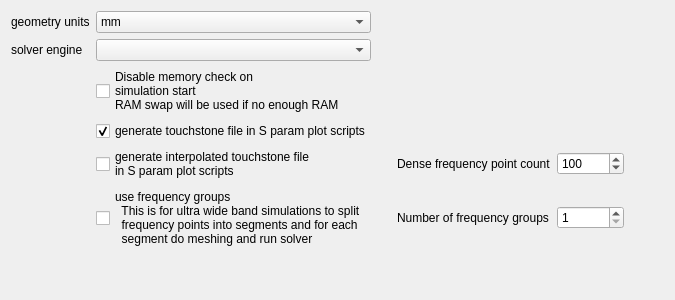
             <widget class="QWidget" name="simulationParamsTab_tabWidget_emergeTab">
              <attribute name="title">
               <string>EMerge</string>
              </attribute>
              <layout class="QGridLayout" name="gridLayout_8">
               <item row="2" column="1">
                <widget class="QCheckBox" name="simParamsDisableRAMCheck_emerge">
                 <property name="text">
                  <string>Disable memory check on
simulation start
RAM swap will be used if no enough RAM</string>
                 </property>
                </widget>
               </item>
               <item row="4" column="4">
                <widget class="QSpinBox" name="simParamsGenerateTouchstoneFileDenseNPoints_emerge">
                 <property name="minimum">
                  <number>1</number>
                 </property>
                 <property name="maximum">
                  <number>1000000000</number>
                 </property>
                 <property name="value">
                  <number>100</number>
                 </property>
                </widget>
               </item>
               <item row="1" column="0">
                <widget class="QLabel" name="label_115">
                 <property name="text">
                  <string>solver engine</string>
                 </property>
                </widget>
               </item>
               <item row="0" column="5">
                <spacer name="horizontalSpacer_46">
                 <property name="orientation">
                  <enum>Qt::Orientation::Horizontal</enum>
                 </property>
                 <property name="sizeHint" stdset="0">
                  <size>
                   <width>40</width>
                   <height>20</height>
                  </size>
                 </property>
                </spacer>
               </item>
               <item row="1" column="1">
                <widget class="QComboBox" name="simParamsSolverEngine_emerge">
                 <property name="currentIndex">
                  <number>0</number>
                 </property>
                 <item>
                  <property name="text">
                   <string/>
                  </property>
                 </item>
                 <item>
                  <property name="text">
                   <string>PARDISO</string>
                  </property>
                 </item>
                 <item>
                  <property name="text">
                   <string>MUMPS</string>
                  </property>
                 </item>
                 <item>
                  <property name="text">
                   <string>CUDA</string>
                  </property>
                 </item>
                 <item>
                  <property name="text">
                   <string>SuperLU</string>
                  </property>
                 </item>
                 <item>
                  <property name="text">
                   <string>UMFPACK</string>
                  </property>
                 </item>
                </widget>
               </item>
               <item row="0" column="1">
                <widget class="QComboBox" name="simParamsDeltaUnitList_emerge">
                 <property name="currentIndex">
                  <number>2</number>
                 </property>
                 <item>
                  <property name="text">
                   <string>m</string>
                  </property>
                 </item>
                 <item>
                  <property name="text">
                   <string>cm</string>
                  </property>
                 </item>
                 <item>
                  <property name="text">
                   <string>mm</string>
                  </property>
                 </item>
                 <item>
                  <property name="text">
                   <string>µm</string>
                  </property>
                 </item>
                 <item>
                  <property name="text">
                   <string>nm</string>
                  </property>
                 </item>
                </widget>
               </item>
               <item row="4" column="3">
                <widget class="QLabel" name="label_180">
                 <property name="text">
                  <string>Dense frequency point count</string>
                 </property>
                </widget>
               </item>
               <item row="6" column="0">
                <spacer name="verticalSpacer_30">
                 <property name="orientation">
                  <enum>Qt::Orientation::Vertical</enum>
                 </property>
                 <property name="sizeHint" stdset="0">
                  <size>
                   <width>20</width>
                   <height>40</height>
                  </size>
                 </property>
                </spacer>
               </item>
               <item row="0" column="0">
                <widget class="QLabel" name="label_114">
                 <property name="text">
                  <string>geometry units</string>
                 </property>
                </widget>
               </item>
               <item row="4" column="1">
                <widget class="QCheckBox" name="simParamsGenerateTouchstoneFileDense_emerge">
                 <property name="text">
                  <string>generate interpolated touchstone file
in S param plot scripts</string>
                 </property>
                 <property name="checked">
                  <bool>false</bool>
                 </property>
                </widget>
               </item>
               <item row="3" column="1">
                <widget class="QCheckBox" name="simParamsGenerateTouchstoneFile_emerge">
                 <property name="text">
                  <string>generate touchstone file in S param plot scripts</string>
                 </property>
                 <property name="checked">
                  <bool>true</bool>
                 </property>
                </widget>
               </item>
               <item row="4" column="2">
                <spacer name="horizontalSpacer_47">
                 <property name="orientation">
                  <enum>Qt::Orientation::Horizontal</enum>
                 </property>
                 <property name="sizeType">
                  <enum>QSizePolicy::Policy::Preferred</enum>
                 </property>
                 <property name="sizeHint" stdset="0">
                  <size>
                   <width>20</width>
                   <height>20</height>
                  </size>
                 </property>
                </spacer>
               </item>
               <item row="5" column="1">
                <widget class="QCheckBox" name="simParamsUseFrequencyGroups_emerge">
                 <property name="text">
                  <string>use frequency groups
  This is for ultra wide band simulations to split
  frequency points into segments and for each
  segment do meshing and run solver</string>
                 </property>
                 <property name="checked">
                  <bool>false</bool>
                 </property>
                </widget>
               </item>
               <item row="5" column="2">
                <spacer name="horizontalSpacer_61">
                 <property name="orientation">
                  <enum>Qt::Orientation::Horizontal</enum>
                 </property>
                 <property name="sizeType">
                  <enum>QSizePolicy::Policy::Preferred</enum>
                 </property>
                 <property name="sizeHint" stdset="0">
                  <size>
                   <width>20</width>
                   <height>20</height>
                  </size>
                 </property>
                </spacer>
               </item>
               <item row="5" column="3">
                <widget class="QLabel" name="label_190">
                 <property name="text">
                  <string>Number of frequency groups</string>
                 </property>
                </widget>
               </item>
               <item row="5" column="4">
                <widget class="QSpinBox" name="simParamsNumberOfFrequencyGroups_emerge">
                 <property name="minimum">
                  <number>1</number>
                 </property>
                 <property name="maximum">
                  <number>1000000000</number>
                 </property>
                 <property name="value">
                  <number>1</number>
                 </property>
                </widget>
               </item>
              </layout>
             </widget>
